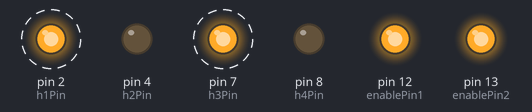
Bench run of a sketch on a simulated Arduino Uno, built with avr-gcc and run on an emulated ATmega328P. Parts: output pins drawn as LEDs (lit = HIGH). Dashed ring = blinking.

Above: at 0.5 s.
Timing chart, 0 to 4.6 s (numbered marks = the images above):
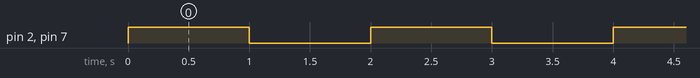

The sketch:

sketch.ino
```cpp
const int h1Pin     = 2;
const int h2Pin     = 4;
const int h3Pin     = 7;
const int h4Pin     = 8;
const int enablePin1 = 12;
const int enablePin2 = 13;

void setup()
{
  pinMode(h1Pin, OUTPUT);
  pinMode(h2Pin, OUTPUT);
  pinMode(h3Pin, OUTPUT);
  pinMode(h4Pin, OUTPUT);
  pinMode(enablePin1, OUTPUT);
  pinMode(enablePin2, OUTPUT);
  digitalWrite(enablePin1, HIGH);
  digitalWrite(enablePin2, HIGH);
}

void loop()
{
  forward();
  delay(1000);
  stop();
  delay(1000);
}

void rightStop() {
  digitalWrite(h1Pin, LOW);
  digitalWrite(h2Pin, LOW);
}

void rightForward() {
  digitalWrite(h1Pin, HIGH);
  digitalWrite(h2Pin, LOW);
}

void rightReverse() {
  digitalWrite(h1Pin, LOW);
  digitalWrite(h2Pin, HIGH);
}

void leftStop() {
  digitalWrite(h3Pin, LOW);
  digitalWrite(h4Pin, LOW);
}

void leftForward() {
  digitalWrite(h3Pin, HIGH);
  digitalWrite(h4Pin, LOW);
}

void leftReverse() {
  digitalWrite(h3Pin, LOW);
  digitalWrite(h4Pin, HIGH);
}

void stop() {
  leftStop();
  rightStop();
}

void forward() {
  leftForward();
  rightForward();
}

void reverse() {
  leftReverse();
  rightReverse();
}

void turnLeft() {
  rightForward();
  leftReverse();
}

void turnRight() {
  leftForward();
  rightReverse();
}
```

Measured:
- by itself, pin 2 (h1Pin), pin 7 (h3Pin): alternates HIGH for 1.0 s and LOW for 1.0 s
